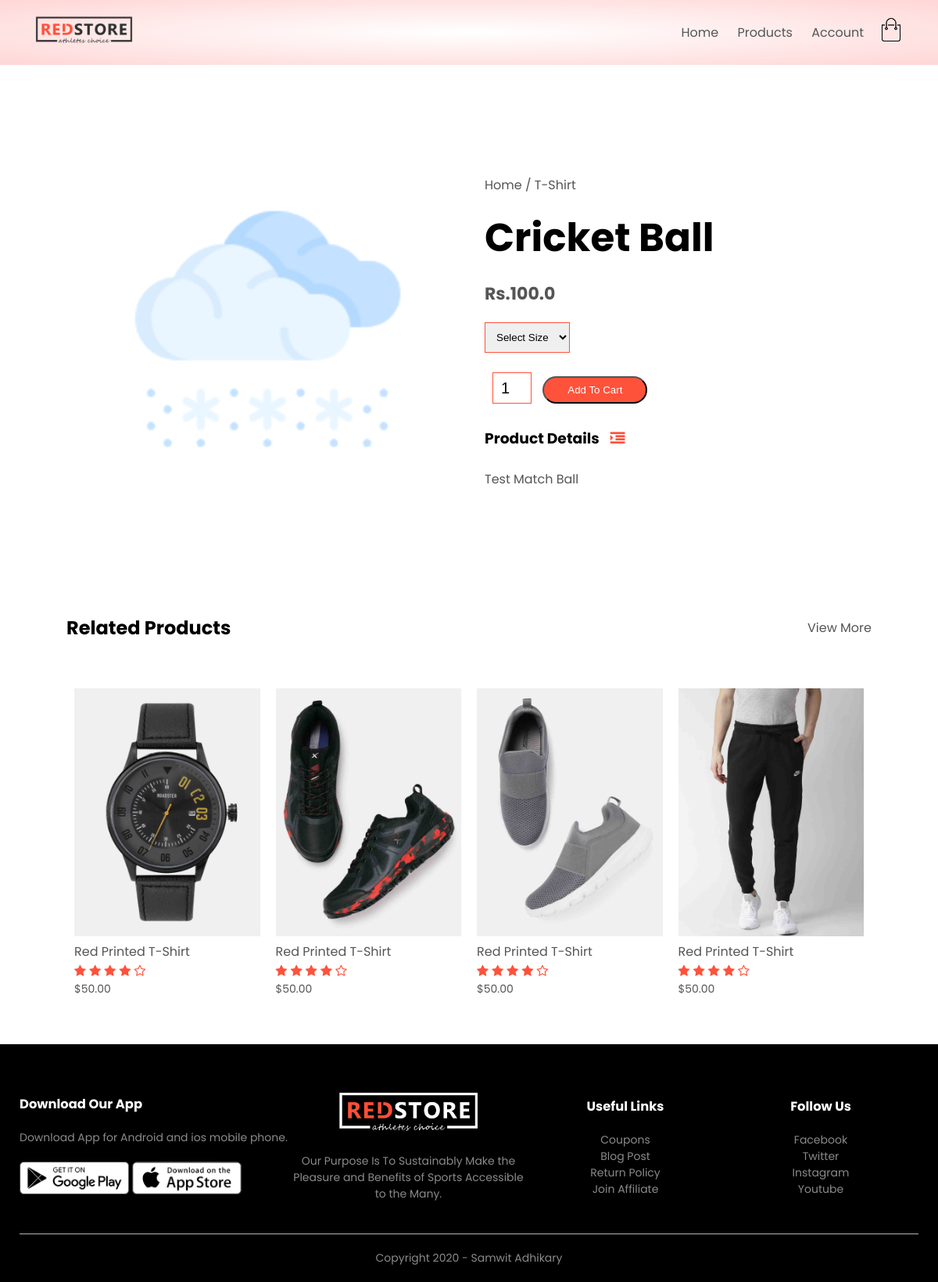
Screenshot of /product_details/2 with the database file from the repository.
### Products_App/models.py (models this page shows, shortened)
class Product(models.Model):
    LIVE=1
    DELETE=0
    DELETE_CHOICES = (
                      (LIVE,'live'),
                      (DELETE,'delete'),
                     )
    title=models.CharField(max_length=200)
    description=models.TextField()
    price=models.FloatField()
    image=models.ImageField(upload_to='product_img/')
    priority=models.IntegerField(default=0)
    delete_status=models.IntegerField(choices=DELETE_CHOICES,default=LIVE)
    created_at=models.DateTimeField(auto_now_add=True)
    updated_at=models.DateTimeField(auto_now=True)

### Products_App/views.py (the view)
# urls.py: path('product_details/<int:pk>',views.product_details,name='product_details'),
def product_details(request,pk):
    instance=Product.objects.get(pk=pk)
    context={
       'record':instance
    }
    return render(request,'website/product_details.html',context=context)

### templates/website/product_details.html
{% extends 'website/layout.html'%}
{% block content %}
   {% include 'website/content_split/product_details_content.html' %}
{% endblock %}

### templates/website/content_split/product_details_content.html (shortened to what this page needs)
    {% load static %}
    <div class="small-container single-product">
        <div class="row">
            <div class="col-2">
                <img src="{{record.image.url}}" width="100%" id="ProductImg">
            </div>
            <div class="col-2">
                <p>Home / T-Shirt</p>
                <h1>{{record.title}}</h1>
                <h4>Rs.{{record.price}}</h4>
                <form method="post" action="{% url 'add_to_cart' %}" enctype="multipart/form-data">
                <select name="size">
                    <option >Select Size</option>
                </select>
                <input type="number" name='quantity' value="1">
                <button  type="submit" class="btnn" >Add To Cart</button>
            </form>
                <h3>Product Details <i class="fa fa-indent"></i></h3>
                <br>
                <p>{{record.description}}</p>
            </div>
        </div>
    </div>
    <div class="small-container">
        <div class="row row-2">
            <h2>Related Products</h2>
            <p>View More</p>
        </div>
    </div>
    <div class="small-container">
        <div class="row">
            <div class="col-4">
                <img src="{% static 'images/product-9.jpg' %}">
                <h4>Red Printed T-Shirt</h4>
                <div class="rating">
                    <i class="fa fa-star"></i>
                    <i class="fa fa-star"></i>
                    <i class="fa fa-star"></i>
                    <i class="fa fa-star"></i>
                    <i class="fa fa-star-o"></i>
                </div>
                <p>$50.00</p>
            </div>
            <div class="col-4">
                <img src="{% static 'images/product-10.jpg' %}">
                <h4>Red Printed T-Shirt</h4>
                <div class="rating">
                    <i class="fa fa-star"></i>
                    <i class="fa fa-star"></i>
                    <i class="fa fa-star"></i>
                    <i class="fa fa-star"></i>
                    <i class="fa fa-star-o"></i>
                </div>
                <p>$50.00</p>
            </div>
            <div class="col-4">
                <img src="{% static 'images/product-11.jpg' %}">
                <h4>Red Printed T-Shirt</h4>
                <div class="rating">
                    <i class="fa fa-star"></i>
                    <i class="fa fa-star"></i>
                    <i class="fa fa-star"></i>
                    <i class="fa fa-star"></i>
                    <i class="fa fa-star-o"></i>
                </div>
                <p>$50.00</p>
            </div>
            <div class="col-4">
                <img src="{% static 'images/product-12.jpg' %}">
                <h4>Red Printed T-Shirt</h4>
                <div class="rating">
                    <i class="fa fa-star"></i>
                    <i class="fa fa-star"></i>
                    <i class="fa fa-star"></i>
                    <i class="fa fa-star"></i>
                    <i class="fa fa-star-o"></i>
                </div>
                <p>$50.00</p>
            </div>
        </div>
    </div>

### static/css/style.css (style rules this page uses)
* { margin: 0; padding: 0; box-sizing: border-box; }
body { font-family: 'Poppins', sans-serif; }
p { color: #555; }
.row { display: flex; align-items: center; flex-wrap: wrap; justify-content: space-around; }
.col-2 { flex-basis: 50%; min-width: 300px; }
.col-2 img { max-width: 100%; padding: 50px 0; }
.col-2 h1 { font-size: 50px; line-height: 60px; margin: 25px 0; }
.btnn { display: inline-block; background: #ff523b; color: white; padding: 8px 30px; margin: 30px 0; border-radius: 30px; transition: background 0.5s; cursor: pointer; }
.small-container { max-width: 1080px; margin: auto; padding-left: 25px; padding-right: 25px; }
.col-4 { flex-basis: 25%; padding: 10px; min-width: 200px; margin-bottom: 50px; transition: transform 0.5s; }
.col-4 img { width: 100%; }
h4 { color: #555; font-weight: normal; }
.col-4 p { font-size: 14px; }
.rating .fa { color: #ff523b; }
.row-2 { justify-content: space-between; margin: 100px auto 50px; }
select { border: 1px solid #ff523b; padding: 5px; }
.single-product { margin-top: 80px; }
.single-product .col-2 img { padding: 0; }
.single-product .col-2 { padding: 20px; }
.single-product h4 { margin: 20px 0; font-size: 22px; font-weight: bold; }
.single-product select { display: block; padding: 10px; margin-top: 20px; }
.single-product input { width: 50px; height: 40px; padding-left: 10px; font-size: 20px; margin-left: 10px; border: 1px solid #ff523b; margin-right: 10px; }
.single-product .fa { color: #ff523b; margin-left: 10px; }
form input { width: 100%; height: 30px; margin: 10px 0; padding: 0 2px; border: 1px solid #ccc; }

### rows the page displays
Product: image (picture), title "Cricket Ball", price "100.0", description "Test Match Ball"
